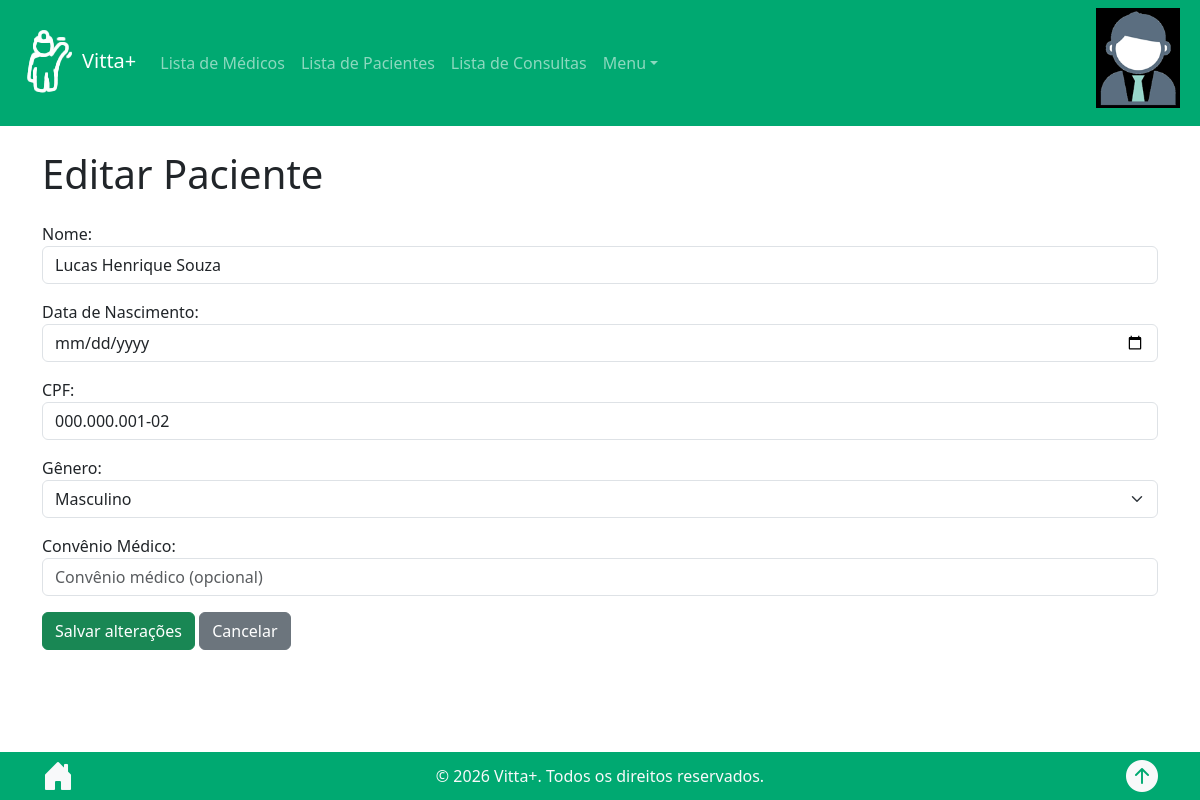
The app's page /patients_edit/9/ (signed in) with its own data.
### consulta/models.py (models this page shows, shortened)
class Patient(models.Model):
    name = models.CharField(max_length=100, verbose_name="Nome")
    birth_date = models.DateField(verbose_name="Data de Nascimento")
    CPF = models.CharField(max_length=14, unique=True, verbose_name="CPF")
    gender = models.CharField(max_length=10, choices=[("M", "Masculino"), ("F", "Feminino")], verbose_name="Gênero")
    health_insurance = models.CharField(max_length=100, blank=True)
    class Meta:
        ordering = ["name"]

### consulta/views.py (the view)
# urls.py: path('patients_edit/<int:id>/', views.patients_edit, name='patients_edit'),
@login_required
def patients_edit(request, id):
    patient = get_object_or_404(Patient, id=id)
    if request.method == 'POST':
        form = PatientForm(request.POST, instance=patient)
        if form.is_valid():
            form.save()
            messages.success(request, 'Paciente atualizado com sucesso!')
            return redirect('patients_list')
    else:
        form = PatientForm(instance=patient)
    return render(request, 'patients_edit.html', {'form': form})

### consulta/templates/patients_edit.html (shortened to what this page needs)
{% extends 'base.html' %}
{% block content %}
<div class="container mt-4">
    <h1 class="mb-4">Editar Paciente</h1>
    <form method="post">
        {{ form.as_p }}
        <button type="submit" class="btn btn-success">
            Salvar alterações
        </button>
        <a href="{% url 'patients_list' %}" class="btn btn-secondary">
            Cancelar
        </a>
    </form>
</div>
{% endblock %}

### consulta/static/css/style.css (style rules this page uses)
a { color: inherit; text-decoration: none; }

### records on screen
Patient: name "Lucas Henrique Souza", CPF "000.000.001-02", gender "Masculino"
